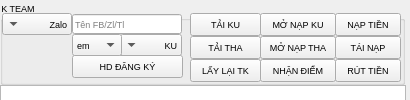
                  <widget class="QWidget" name="widget_right" native="true">
                   <property name="minimumSize">
                    <size>
                     <width>410</width>
                     <height>0</height>
                    </size>
                   </property>
                   <layout class="QVBoxLayout" name="verticalLayout_6">
                    <property name="spacing">
                     <number>0</number>
                    </property>
                    <property name="leftMargin">
                     <number>0</number>
                    </property>
                    <property name="topMargin">
                     <number>0</number>
                    </property>
                    <property name="rightMargin">
                     <number>0</number>
                    </property>
                    <property name="bottomMargin">
                     <number>0</number>
                    </property>
                    <item>
                     <widget class="QWidget" name="widget_kteam" native="true">
                      <widget class="QGroupBox" name="kteam_grb">
                       <property name="geometry">
                        <rect>
                         <x>0</x>
                         <y>1</y>
                         <width>405</width>
                         <height>84</height>
                        </rect>
                       </property>
                       <property name="styleSheet">
                        <string notr="true">font-size:9px</string>
                       </property>
                       <property name="title">
                        <string>K TEAM</string>
                       </property>
                       <widget class="QPushButton" name="ruttien_btn">
                        <property name="geometry">
                         <rect>
                          <x>335</x>
                          <y>58</y>
                          <width>66</width>
                          <height>23</height>
                         </rect>
                        </property>
                        <property name="text">
                         <string>RÚT TIỀN</string>
                        </property>
                       </widget>
                       <widget class="QComboBox" name="daily_k_cbb">
                        <property name="geometry">
                         <rect>
                          <x>120</x>
                          <y>33</y>
                          <width>62</width>
                          <height>22</height>
                         </rect>
                        </property>
                        <property name="toolTip">
                         <string extracomment="1"/>
                        </property>
                        <property name="layoutDirection">
                         <enum>Qt::RightToLeft</enum>
                        </property>
                        <property name="sizeAdjustPolicy">
                         <enum>QComboBox::AdjustToMinimumContentsLength</enum>
                        </property>
                        <item>
                         <property name="text">
                          <string>KU</string>
                         </property>
                        </item>
                        <item>
                         <property name="text">
                          <string>THA</string>
                         </property>
                        </item>
                        <item>
                         <property name="text">
                          <string>DV31</string>
                         </property>
                        </item>
                        <item>
                         <property name="text">
                          <string>DV32</string>
                         </property>
                        </item>
                        <item>
                         <property name="text">
                          <string>DV35</string>
                         </property>
                        </item>
                        <item>
                         <property name="text">
                          <string>DV36</string>
                         </property>
                        </item>
                        <item>
                         <property name="text">
                          <string>DV38</string>
                         </property>
                        </item>
                        <item>
                         <property name="text">
                          <string>DV39</string>
                         </property>
                        </item>
                       </widget>
                       <widget class="QPushButton" name="taitha_btn">
                        <property name="geometry">
                         <rect>
                          <x>190</x>
                          <y>35</y>
                          <width>71</width>
                          <height>23</height>
                         </rect>
                        </property>
                        <property name="text">
                         <string>TẢI THA</string>
                        </property>
                       </widget>
                       <widget class="QPushButton" name="nhandiem_btn">
                        <property name="geometry">
                         <rect>
                          <x>260</x>
                          <y>58</y>
                          <width>76</width>
                          <height>23</height>
                         </rect>
                        </property>
                        <property name="text">
                         <string>NHẬN ĐIỂM</string>
                        </property>
                       </widget>
                       <widget class="QPushButton" name="monapku_btn">
                        <property name="geometry">
                         <rect>
                          <x>260</x>
                          <y>12</y>
                          <width>76</width>
                          <height>23</height>
                         </rect>
                        </property>
                        <property name="minimumSize">
                         <size>
                          <width>76</width>
                          <height>0</height>
                         </size>
                        </property>
                        <property name="maximumSize">
                         <size>
                          <width>16777215</width>
                          <height>16777215</height>
                         </size>
                        </property>
                        <property name="text">
                         <string>MỞ NẠP KU</string>
                        </property>
                       </widget>
                       <widget class="QPushButton" name="naptien_btn">
                        <property name="geometry">
                         <rect>
                          <x>335</x>
                          <y>12</y>
                          <width>66</width>
                          <height>23</height>
                         </rect>
                        </property>
                        <property name="text">
                         <string>NẠP TIỀN</string>
                        </property>
                       </widget>
                       <widget class="QComboBox" name="tlzlfb_cbb">
                        <property name="geometry">
                         <rect>
                          <x>2</x>
                          <y>12</y>
                          <width>70</width>
                          <height>22</height>
                         </rect>
                        </property>
                        <property name="toolTip">
                         <string extracomment="1"/>
                        </property>
                        <property name="layoutDirection">
                         <enum>Qt::RightToLeft</enum>
                        </property>
                        <property name="sizeAdjustPolicy">
                         <enum>QComboBox::AdjustToMinimumContentsLength</enum>
                        </property>
                        <item>
                         <property name="text">
                          <string>Zalo</string>
                         </property>
                        </item>
                        <item>
                         <property name="text">
                          <string>Facebook</string>
                         </property>
                        </item>
                        <item>
                         <property name="text">
                          <string>Telegram</string>
                         </property>
                        </item>
                       </widget>
                       <widget class="QLineEdit" name="tenkhach_le">
                        <property name="geometry">
                         <rect>
                          <x>72</x>
                          <y>13</y>
                          <width>110</width>
                          <height>20</height>
                         </rect>
                        </property>
                        <property name="contextMenuPolicy">
                         <enum>Qt::PreventContextMenu</enum>
                        </property>
                        <property name="text">
                         <string/>
                        </property>
                        <property name="placeholderText">
                         <string>Tên FB/Zl/Tl</string>
                        </property>
                       </widget>
                       <widget class="QPushButton" name="laylaitk_btn">
                        <property name="geometry">
                         <rect>
                          <x>190</x>
                          <y>58</y>
                          <width>71</width>
                          <height>23</height>
                         </rect>
                        </property>
                        <property name="text">
                         <string>LẤY LẠI TK</string>
                        </property>
                       </widget>
                       <widget class="QPushButton" name="hddangky_btn">
                        <property name="geometry">
                         <rect>
                          <x>72</x>
                          <y>54</y>
                          <width>111</width>
                          <height>23</height>
                         </rect>
                        </property>
                        <property name="text">
                         <string>HD ĐĂNG KÝ</string>
                        </property>
                       </widget>
                       <widget class="QPushButton" name="tainap_btn">
                        <property name="geometry">
                         <rect>
                          <x>335</x>
                          <y>35</y>
                          <width>66</width>
                          <height>23</height>
                         </rect>
                        </property>
                        <property name="text">
                         <string>TÁI NẠP</string>
                        </property>
                       </widget>
                       <widget class="QPushButton" name="monaptha_btn">
                        <property name="geometry">
                         <rect>
                          <x>260</x>
                          <y>35</y>
                          <width>76</width>
                          <height>23</height>
                         </rect>
                        </property>
                        <property name="text">
                         <string>MỞ NẠP THA</string>
                        </property>
                       </widget>
                       <widget class="QComboBox" name="xungho_k_cbb">
                        <property name="geometry">
                         <rect>
                          <x>72</x>
                          <y>33</y>
                          <width>50</width>
                          <height>22</height>
                         </rect>
                        </property>
                        <item>
                         <property name="text">
                          <string>em</string>
                         </property>
                        </item>
                        <item>
                         <property name="text">
                          <string>mình</string>
                         </property>
                        </item>
                       </widget>
                       <widget class="QPushButton" name="taiku_btn">
                        <property name="geometry">
                         <rect>
                          <x>190</x>
                          <y>12</y>
                          <width>71</width>
                          <height>23</height>
                         </rect>
                        </property>
                        <property name="text">
                         <string>TẢI KU</string>
                        </property>
                       </widget>
                      </widget>
                      <widget class="QTextBrowser" name="noidungcopy_tb">
                       <property name="geometry">
                        <rect>
                         <x>0</x>
                         <y>85</y>
                         <width>406</width>
                         <height>111</height>
                        </rect>
                       </property>
                      </widget>
                     </widget>
                    </item>
                   </layout>
                  </widget>
